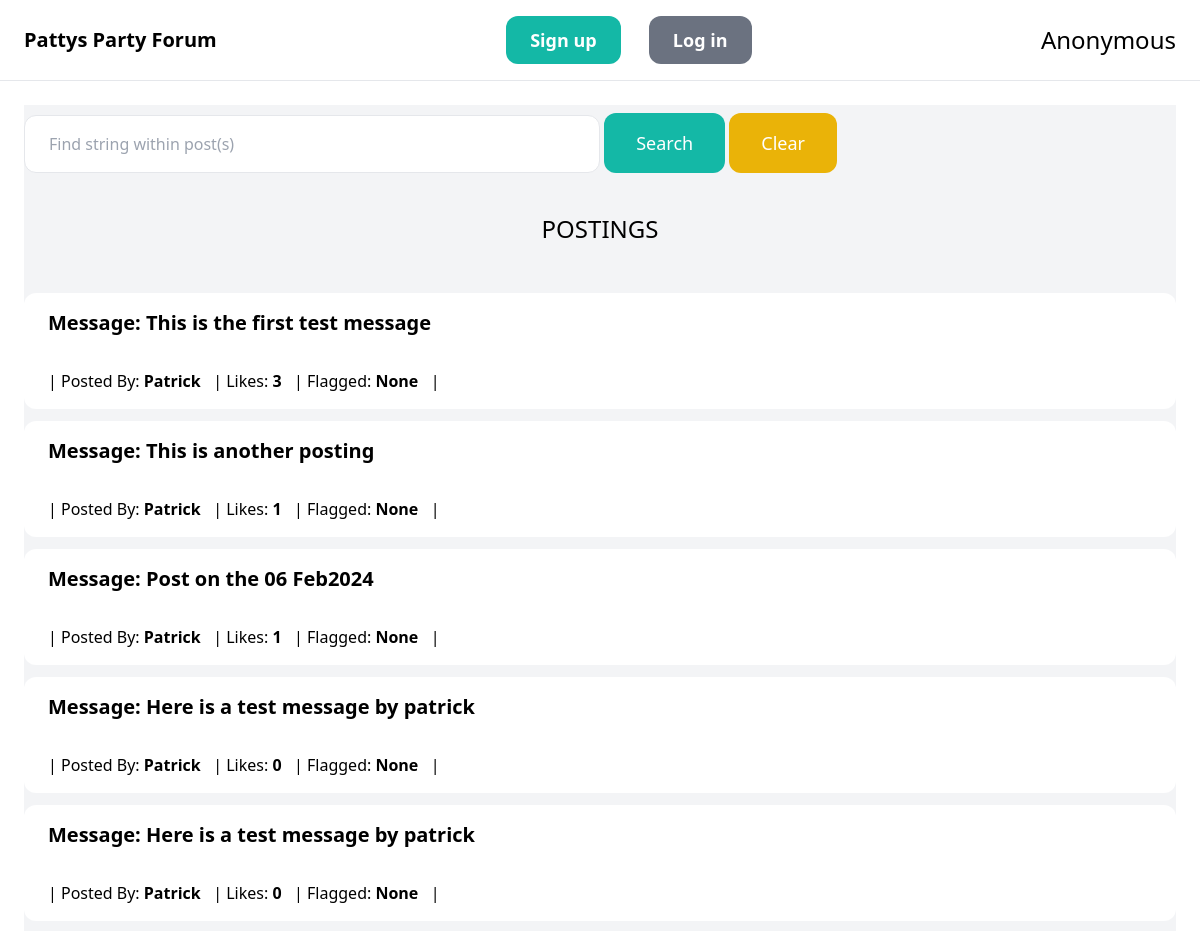
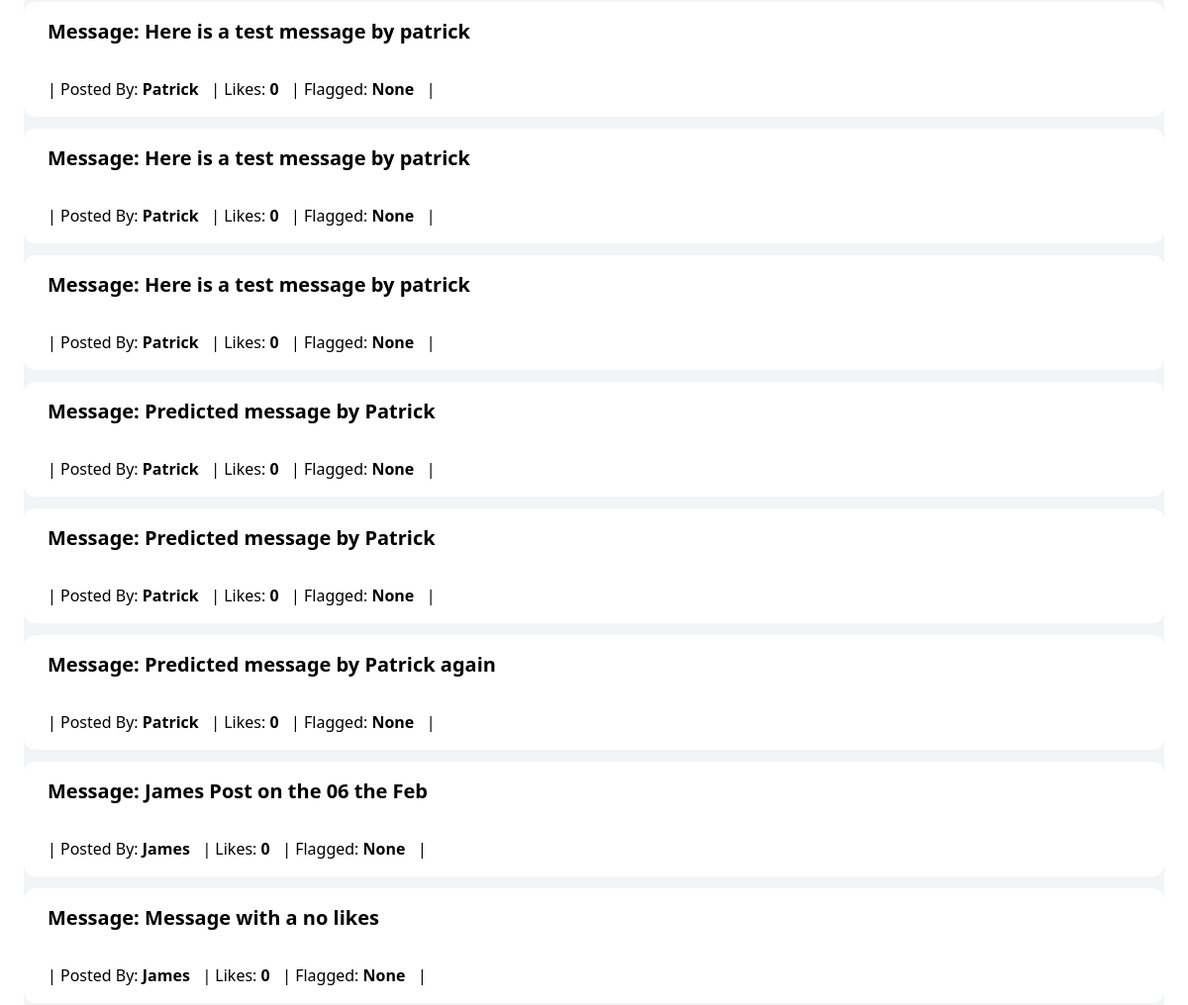
/posts/ (upper part), run on an earlier commit of the app's database (2 pictures, top to bottom).
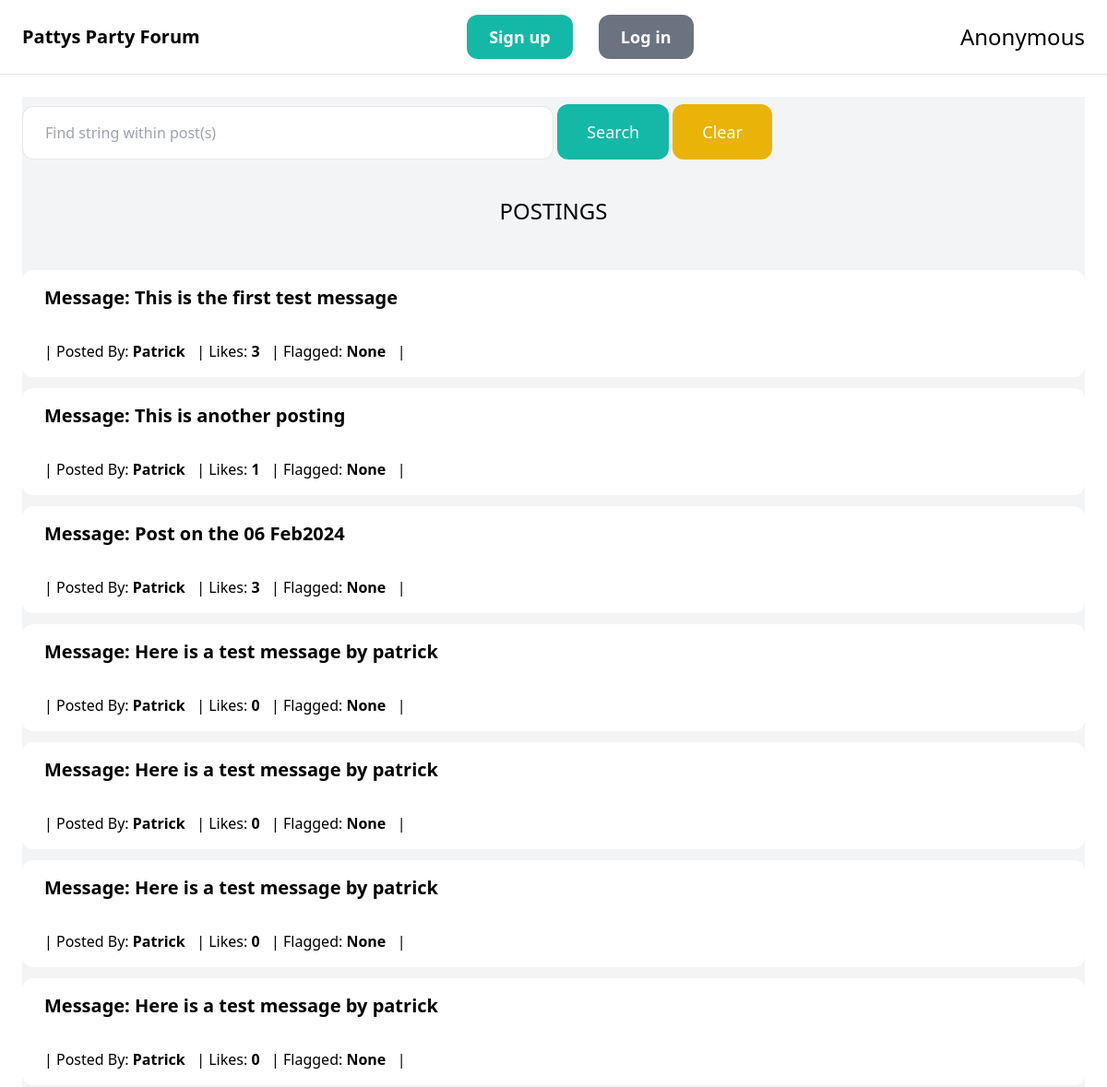
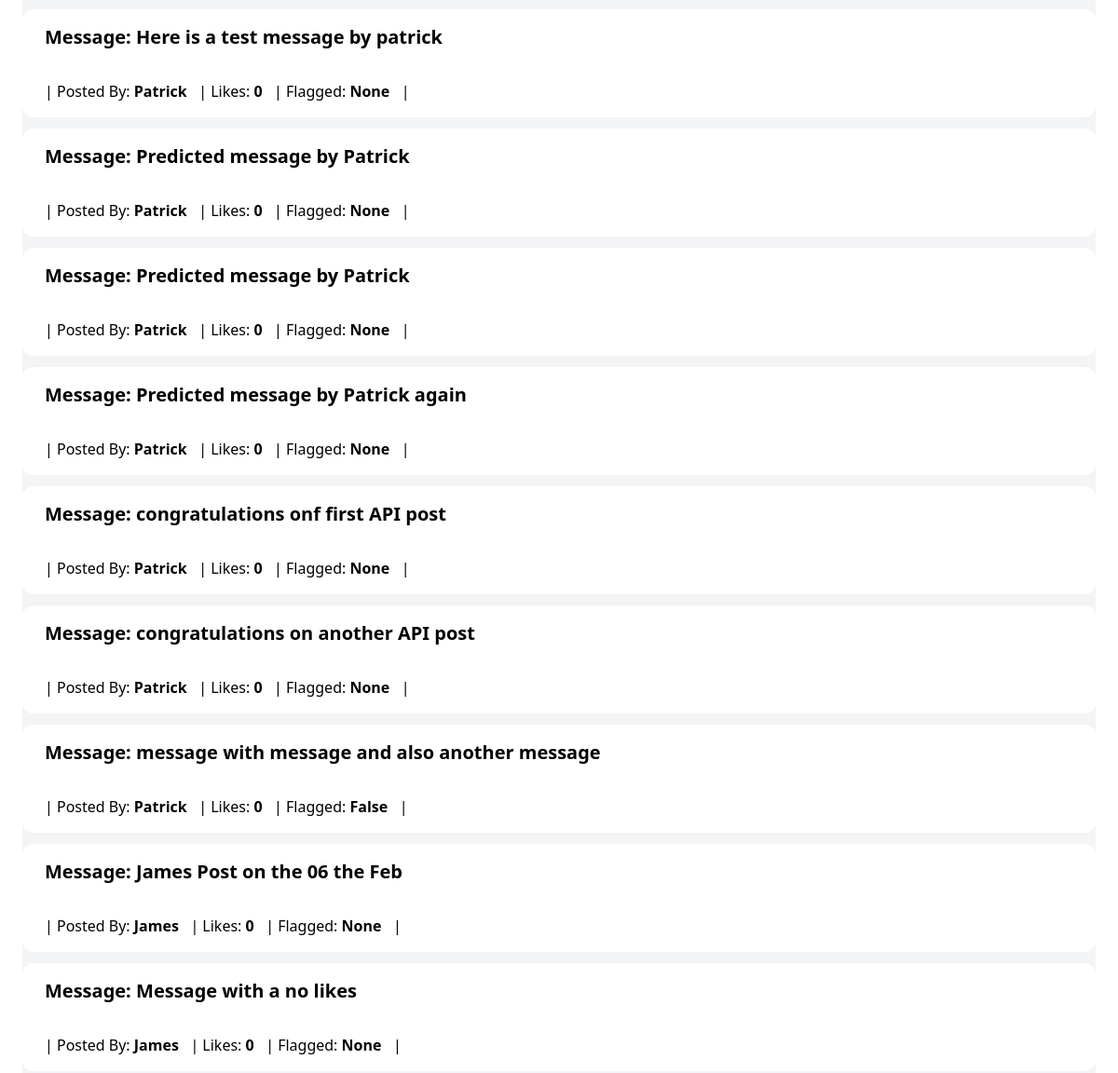
And on a later commit of the database (2 pictures, top to bottom).
### post/models.py (models this page shows, shortened)
class Post(models.Model):
    message = models.CharField(max_length=255)
    flagged = models.BooleanField(blank=True, null=True)
    created_by = models.ForeignKey(User, related_name='user_posts', on_delete=models.CASCADE)
    created_at = models.DateTimeField(auto_now_add=True)
    class Meta:
        verbose_name_plural = 'Posts'
        permissions = (
            ("regular_users", "Can Post, comment and Like"),
            ("moderator_users", "Can tag posts as misleading"),
        )

### post/views.py (the view)
# urls.py: path('posts/', include('post.urls')),
def posts(request):
    query = request.GET.get('query', '')
    posts = Post.objects.filter().annotate(count_likes=Count('post_likes'))
    if query:
        posts = posts.filter(Q(message__icontains=query))
        for post in posts:
            print(post.message.count(query))
            post.frequency_count = post.message.count(query)
        reversed_post_list = sorted(posts, key=lambda s: s.frequency_count, reverse=True)
        return render(request, 'posts.html', {
            'posts': reversed_post_list,
            'query': query
        })
    else:
        return render(request, 'posts.html', {
            'posts': posts,
            'query': query
        })

### post/templates/posts.html (shortened to what this page needs)
{% extends 'base.html' %}
{% block content %}
    <div class="pb-6  bg-gray-100">
        <div class="col-span-1">
            <form method="get" action="{% url 'post:posts' %}">
                <input name="query" class="w-1/2 py-4 px-6 border rounded-xl" type="text" value="{{ query }}" placeholder="Find string within post(s)">
                <button class="text-center mt-2 mb-4 py-4 px-8 text-lg bg-teal-500 text-white rounded-xl">Search</button>
                 <a href="{% url 'post:posts' %}" class="mt-2 py-4 px-8 inline-block bg-yellow-500 text-lg rounded-xl text-white">Clear</a>
            </form>
        </div>
    </div>
    {% include 'postings.html' %}
{% endblock %}

### templates/postings.html (shortened to what this page needs)
<div class="pb-6  bg-gray-100">
    <h3 class="mb-12 text-2xl text-center">POSTINGS</h3>
    <div class="col-span-3">
        <div class="grid  gap-3">
            {% for post in posts %}
                <div>
                    <a href="{% url 'post:detail' post.id %}">
                        <div class=" text-xl font-semibold py-4 px-6 p-6 bg-white rounded-t-xl">
                            Message: {{ post.message }}
                        </div>
                        <div class="py-4 px-6 p-6 bg-white rounded-b-xl">
                            | Posted By: <b> {{ post.created_by }} </b> &nbsp |
                            Likes: <b> {{ post.count_likes }} </b> &nbsp |
                            {%  if post.flagged %}
                                Flagged:  <b style="color: red"> {{ post.flagged }} </b> &nbsp |
                            {%  else %}
                                Flagged:  <b > {{ post.flagged }} </b> &nbsp |
                            {%  endif %}
                        </div>
                    </a>
                </div>
            {% endfor %}
        </div>
    </div>
</div>

What changed in the data, as far as the page shows it:
computed for Post "Post on the 06 Feb2024": count_likes "1" → "3"
added Post: message "congratulations onf first API post", created_by "Patrick", count_likes "0", flagged "None"
added Post: message "congratulations on another API post", created_by "Patrick", count_likes "0", flagged "None"
added Post: message "message with message and also another message", created_by "Patrick", count_likes "0", flagged "False"
